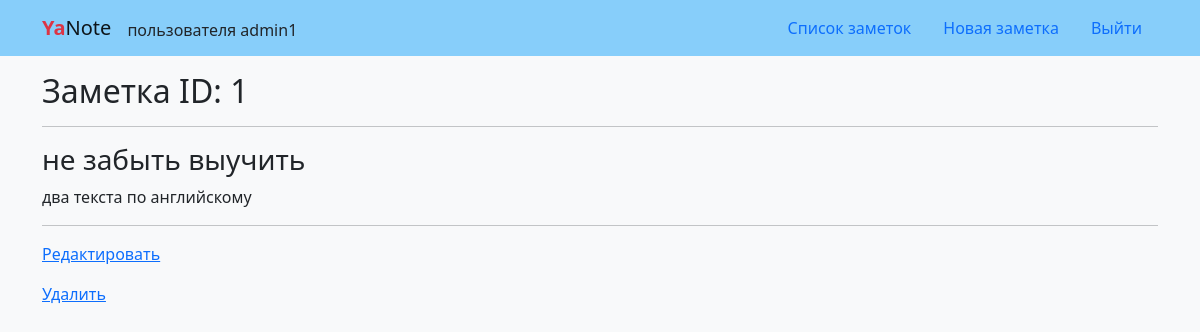
/note/ne-zabyit-vyiuchit/ (signed in), run on the app's committed database.
### notes/models.py (models this page shows, shortened)
class Note(models.Model):
    title = models.CharField(
        'Заголовок',
        max_length=100,
        default='Название заметки',
        help_text='Дайте короткое название заметке'
    )
    text = models.TextField(
        'Текст',
        help_text='Добавьте подробностей'
    )
    slug = models.SlugField(
        'Адрес для страницы с заметкой',
        max_length=100,
        unique=True,
        blank=True,
        help_text=('Укажите адрес для страницы заметки. Используйте только '
                   'латиницу, цифры, дефисы и знаки подчёркивания')
    )
    author = models.ForeignKey(
        settings.AUTH_USER_MODEL,
        on_delete=models.CASCADE,
    )

### notes/views.py (the view)
# urls.py: path('note/<slug:slug>/', views.NoteDetail.as_view(), name='detail'),
class NoteDetail(NoteBase, generic.DetailView):
    template_name = 'notes/detail.html'

### notes/views.py (called while the page is built)
    def get_queryset(self):
        return self.model.objects.filter(author=self.request.user)

### templates/notes/detail.html
{% extends "base.html" %}
{% block content %}
  <h2>Заметка ID: {{ note.id }}</h2>
  <hr>
  <h3>{{ note.title }}</h3>
  <p>{{ note.text }}</p>
  <hr>
  <p>
    <a href="{% url 'notes:edit' slug=note.slug %}">Редактировать</a>
  </p>
  <p>
    <a href="{% url 'notes:delete' slug=note.slug %}">Удалить</a>
  </p>
{% endblock content %}

### templates/includes/header.html (shortened to what this page needs)
<header>
  <nav class="navbar navbar-light" style="background-color: lightskyblue">
    <div class="container">
      <a class="navbar-brand" href="{% url 'notes:home' %}">
        <span class="text-danger"><b>Ya</b></span>Note
      </a>
      {% if user.is_authenticated %}
          <div class="nav-item align-self-center mt-1">
            пользователя {{ user.username }}
          </div>
      {% endif %}
      <ul class="nav nav-pills">
        {% if user.is_authenticated %}
          <li class="nav-item">
            <a class="nav-link" href="{% url 'notes:list' %}">Список заметок</a>
          </li>
          <li class="nav-item">
            <a class="nav-link" href="{% url 'notes:add' %}">Новая заметка</a>
          </li>
          <li class="nav-item">
            <a class="nav-link" href="{% url 'users:logout' %}">Выйти</a>
          </li>
        {% endif %}
      </ul>
    </div>
  </nav>
</header>

### data on the page
Note: id "1", title "не забыть выучить", text "два текста по английскому"

### other printed values
{{ user.username }} "admin1"
